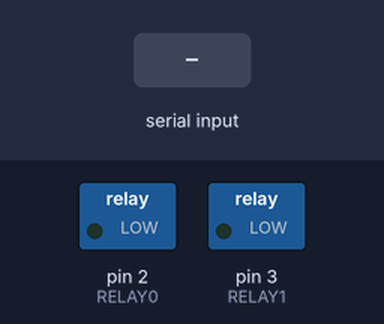
The sketch below on a simulated Arduino Uno, built with avr-gcc and run on an emulated ATmega328P. Parts: switched loads named in the sketch (green lamp = pin HIGH). The test bench sets the inputs (shaded band). What the sketch prints to the serial monitor is not drawn.

Above: at 1.2 s.
1.3 s: byte 11 (11) received over Serial
At 1.6 s:
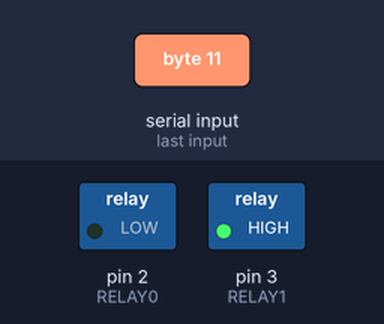
2.8 s: "1\n" received over Serial
At 4.7 s:
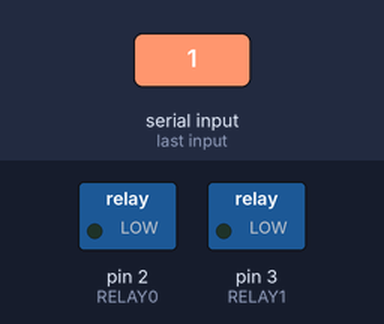
Timing chart, 0 to 6.2 s (numbered marks = the images above; inputs shaded):
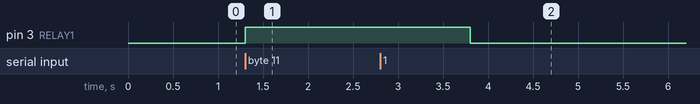

Measured:
- after the input at 1.3 s, pin 3 (RELAY1): LOW → HIGH at once
- after the input at 2.8 s, pin 3 (RELAY1): HIGH → LOW after 1.0 s

The sketch:

UNO-CommandDriver.ino
```cpp
int CMD = 0;
const int RELAY0 = 2;
const int RELAY1 = 3;

int RelayConductor(int CMD){

  if (CMD == 00) {
    digitalWrite(RELAY0, LOW);
    delay(500);
    Serial.print("00-30A6");
  }

  else if (CMD == 01) {
    digitalWrite(RELAY0, HIGH);
    delay(500);
    Serial.print("01-30A6");
  }

  else if (CMD == 10) {
    digitalWrite(RELAY1, LOW);
    delay(500);
    Serial.print("01-30A6");
  }

  else if (CMD == 11) {
    digitalWrite(RELAY1, HIGH);
    delay(500);
    Serial.print("11-30A6");
  }

  else {
    delay(500);
    Serial.print("An unallocable CMD was recieved... ignoring...");
    delay(500);
  }
}


void setup() {

  pinMode(RELAY0, OUTPUT);
  digitalWrite(RELAY0, LOW);

  pinMode(RELAY1, OUTPUT);
  digitalWrite(RELAY1, LOW);

  Serial.begin(115200);

}


void loop() {

  if (Serial.available() > 0) {

    CMD = Serial.read();
    RelayConductor(CMD);

  }
}
```
